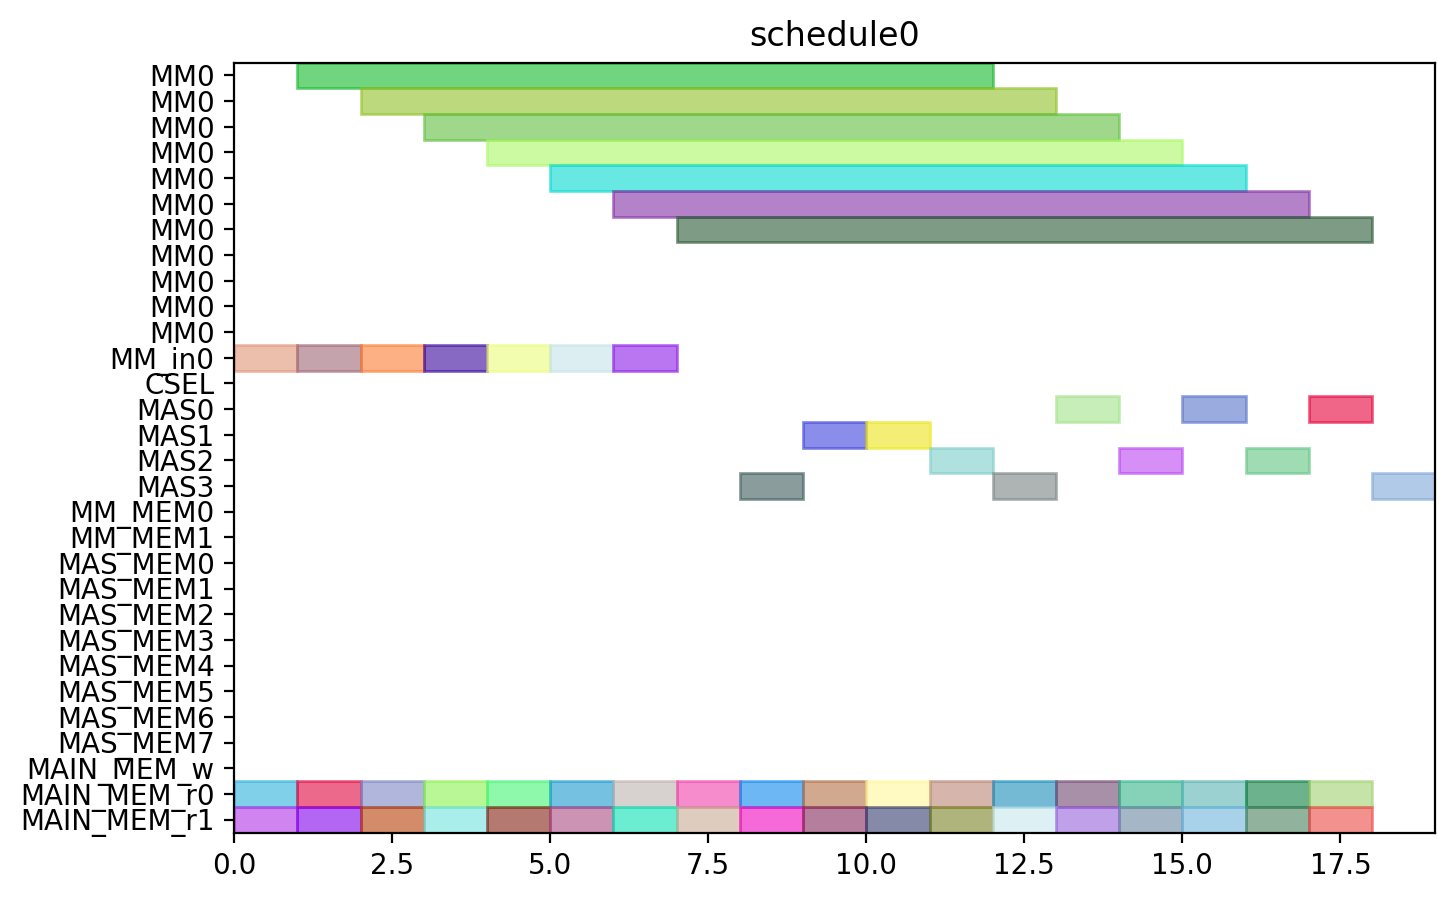

The Python source for this figure:
from pyschedule import Scenario, solvers, plotters, alt


def solve():
	horizon = 120
	S = Scenario("schedule0", horizon=horizon)

	# resource
	MM = S.Resources('MM', num=1, size=11)
	MM_in = S.Resources('MM_in', num=1)
	CSEL = S.Resource('CSEL')
	MAS = S.Resources('MAS', num=4, size=1, periods=range(1, horizon))
	MM_MEM = S.Resources('MM_MEM', num=2)
	MAS_MEM = S.Resources('MAS_MEM', num=8)
	MAIN_MEM_w = S.Resource('MAIN_MEM_w', size=1)
	MAIN_MEM_r = S.Resources('MAIN_MEM_r', num=2)

	# result of previous scheduling

	# new tasks
	t0_t0 = S.Task('t0_t0', length=1, delay_cost=1)
	t0_t0 += alt(MAS)
	t0_t0_mem0 = S.Task('t0_t0_mem0', length=1, delay_cost=1)
	t0_t0_mem0 += MAIN_MEM_r[0]
	S += t0_t0_mem0 <= t0_t0

	t0_t0_mem1 = S.Task('t0_t0_mem1', length=1, delay_cost=1)
	t0_t0_mem1 += MAIN_MEM_r[1]
	S += t0_t0_mem1 <= t0_t0

	t0_t1 = S.Task('t0_t1', length=1, delay_cost=1)
	t0_t1 += alt(MAS)
	t0_t1_mem0 = S.Task('t0_t1_mem0', length=1, delay_cost=1)
	t0_t1_mem0 += MAIN_MEM_r[0]
	S += t0_t1_mem0 <= t0_t1

	t0_t1_mem1 = S.Task('t0_t1_mem1', length=1, delay_cost=1)
	t0_t1_mem1 += MAIN_MEM_r[1]
	S += t0_t1_mem1 <= t0_t1

	t0_t3 = S.Task('t0_t3', length=11, delay_cost=1)
	t0_t3 += alt(MM)
	t0_t3_in = S.Task('t0_t3_in', length=1, delay_cost=1)
	t0_t3_in += alt(MM_in)
	S += t0_t3_in*MM_in[0]<=t0_t3*MM[0]
	t0_t3_mem0 = S.Task('t0_t3_mem0', length=1, delay_cost=1)
	t0_t3_mem0 += MAIN_MEM_r[0]
	S += t0_t3_mem0 <= t0_t3

	t0_t3_mem1 = S.Task('t0_t3_mem1', length=1, delay_cost=1)
	t0_t3_mem1 += MAIN_MEM_r[1]
	S += t0_t3_mem1 <= t0_t3

	t1_t0 = S.Task('t1_t0', length=1, delay_cost=1)
	t1_t0 += alt(MAS)
	t1_t0_mem0 = S.Task('t1_t0_mem0', length=1, delay_cost=1)
	t1_t0_mem0 += MAIN_MEM_r[0]
	S += t1_t0_mem0 <= t1_t0

	t1_t0_mem1 = S.Task('t1_t0_mem1', length=1, delay_cost=1)
	t1_t0_mem1 += MAIN_MEM_r[1]
	S += t1_t0_mem1 <= t1_t0

	t1_t1 = S.Task('t1_t1', length=1, delay_cost=1)
	t1_t1 += alt(MAS)
	t1_t1_mem0 = S.Task('t1_t1_mem0', length=1, delay_cost=1)
	t1_t1_mem0 += MAIN_MEM_r[0]
	S += t1_t1_mem0 <= t1_t1

	t1_t1_mem1 = S.Task('t1_t1_mem1', length=1, delay_cost=1)
	t1_t1_mem1 += MAIN_MEM_r[1]
	S += t1_t1_mem1 <= t1_t1

	t1_t3 = S.Task('t1_t3', length=11, delay_cost=1)
	t1_t3 += alt(MM)
	t1_t3_in = S.Task('t1_t3_in', length=1, delay_cost=1)
	t1_t3_in += alt(MM_in)
	S += t1_t3_in*MM_in[0]<=t1_t3*MM[0]
	t1_t3_mem0 = S.Task('t1_t3_mem0', length=1, delay_cost=1)
	t1_t3_mem0 += MAIN_MEM_r[0]
	S += t1_t3_mem0 <= t1_t3

	t1_t3_mem1 = S.Task('t1_t3_mem1', length=1, delay_cost=1)
	t1_t3_mem1 += MAIN_MEM_r[1]
	S += t1_t3_mem1 <= t1_t3

	t2_t2 = S.Task('t2_t2', length=1, delay_cost=1)
	t2_t2 += alt(MAS)
	t2_t2_mem0 = S.Task('t2_t2_mem0', length=1, delay_cost=1)
	t2_t2_mem0 += MAIN_MEM_r[0]
	S += t2_t2_mem0 <= t2_t2

	t2_t2_mem1 = S.Task('t2_t2_mem1', length=1, delay_cost=1)
	t2_t2_mem1 += MAIN_MEM_r[1]
	S += t2_t2_mem1 <= t2_t2

	t5_t0 = S.Task('t5_t0', length=11, delay_cost=1)
	t5_t0 += alt(MM)
	t5_t0_in = S.Task('t5_t0_in', length=1, delay_cost=1)
	t5_t0_in += alt(MM_in)
	S += t5_t0_in*MM_in[0]<=t5_t0*MM[0]
	t5_t0_mem0 = S.Task('t5_t0_mem0', length=1, delay_cost=1)
	t5_t0_mem0 += MAIN_MEM_r[0]
	S += t5_t0_mem0 <= t5_t0

	t5_t0_mem1 = S.Task('t5_t0_mem1', length=1, delay_cost=1)
	t5_t0_mem1 += MAIN_MEM_r[1]
	S += t5_t0_mem1 <= t5_t0

	t5_t1 = S.Task('t5_t1', length=11, delay_cost=1)
	t5_t1 += alt(MM)
	t5_t1_in = S.Task('t5_t1_in', length=1, delay_cost=1)
	t5_t1_in += alt(MM_in)
	S += t5_t1_in*MM_in[0]<=t5_t1*MM[0]
	t5_t1_mem0 = S.Task('t5_t1_mem0', length=1, delay_cost=1)
	t5_t1_mem0 += MAIN_MEM_r[0]
	S += t5_t1_mem0 <= t5_t1

	t5_t1_mem1 = S.Task('t5_t1_mem1', length=1, delay_cost=1)
	t5_t1_mem1 += MAIN_MEM_r[1]
	S += t5_t1_mem1 <= t5_t1

	t5_t2 = S.Task('t5_t2', length=1, delay_cost=1)
	t5_t2 += alt(MAS)
	t5_t2_mem0 = S.Task('t5_t2_mem0', length=1, delay_cost=1)
	t5_t2_mem0 += MAIN_MEM_r[0]
	S += t5_t2_mem0 <= t5_t2

	t5_t2_mem1 = S.Task('t5_t2_mem1', length=1, delay_cost=1)
	t5_t2_mem1 += MAIN_MEM_r[1]
	S += t5_t2_mem1 <= t5_t2

	t5_t3 = S.Task('t5_t3', length=1, delay_cost=1)
	t5_t3 += alt(MAS)
	t5_t3_mem0 = S.Task('t5_t3_mem0', length=1, delay_cost=1)
	t5_t3_mem0 += MAIN_MEM_r[0]
	S += t5_t3_mem0 <= t5_t3

	t5_t3_mem1 = S.Task('t5_t3_mem1', length=1, delay_cost=1)
	t5_t3_mem1 += MAIN_MEM_r[1]
	S += t5_t3_mem1 <= t5_t3

	t7_t0 = S.Task('t7_t0', length=1, delay_cost=1)
	t7_t0 += alt(MAS)
	t7_t0_mem0 = S.Task('t7_t0_mem0', length=1, delay_cost=1)
	t7_t0_mem0 += MAIN_MEM_r[0]
	S += t7_t0_mem0 <= t7_t0

	t7_t0_mem1 = S.Task('t7_t0_mem1', length=1, delay_cost=1)
	t7_t0_mem1 += MAIN_MEM_r[1]
	S += t7_t0_mem1 <= t7_t0

	t7_t1 = S.Task('t7_t1', length=1, delay_cost=1)
	t7_t1 += alt(MAS)
	t7_t1_mem0 = S.Task('t7_t1_mem0', length=1, delay_cost=1)
	t7_t1_mem0 += MAIN_MEM_r[0]
	S += t7_t1_mem0 <= t7_t1

	t7_t1_mem1 = S.Task('t7_t1_mem1', length=1, delay_cost=1)
	t7_t1_mem1 += MAIN_MEM_r[1]
	S += t7_t1_mem1 <= t7_t1

	t7_t3 = S.Task('t7_t3', length=11, delay_cost=1)
	t7_t3 += alt(MM)
	t7_t3_in = S.Task('t7_t3_in', length=1, delay_cost=1)
	t7_t3_in += alt(MM_in)
	S += t7_t3_in*MM_in[0]<=t7_t3*MM[0]
	t7_t3_mem0 = S.Task('t7_t3_mem0', length=1, delay_cost=1)
	t7_t3_mem0 += MAIN_MEM_r[0]
	S += t7_t3_mem0 <= t7_t3

	t7_t3_mem1 = S.Task('t7_t3_mem1', length=1, delay_cost=1)
	t7_t3_mem1 += MAIN_MEM_r[1]
	S += t7_t3_mem1 <= t7_t3

	t10_t0 = S.Task('t10_t0', length=11, delay_cost=1)
	t10_t0 += alt(MM)
	t10_t0_in = S.Task('t10_t0_in', length=1, delay_cost=1)
	t10_t0_in += alt(MM_in)
	S += t10_t0_in*MM_in[0]<=t10_t0*MM[0]
	t10_t0_mem0 = S.Task('t10_t0_mem0', length=1, delay_cost=1)
	t10_t0_mem0 += MAIN_MEM_r[0]
	S += t10_t0_mem0 <= t10_t0

	t10_t0_mem1 = S.Task('t10_t0_mem1', length=1, delay_cost=1)
	t10_t0_mem1 += MAIN_MEM_r[1]
	S += t10_t0_mem1 <= t10_t0

	t10_t1 = S.Task('t10_t1', length=11, delay_cost=1)
	t10_t1 += alt(MM)
	t10_t1_in = S.Task('t10_t1_in', length=1, delay_cost=1)
	t10_t1_in += alt(MM_in)
	S += t10_t1_in*MM_in[0]<=t10_t1*MM[0]
	t10_t1_mem0 = S.Task('t10_t1_mem0', length=1, delay_cost=1)
	t10_t1_mem0 += MAIN_MEM_r[0]
	S += t10_t1_mem0 <= t10_t1

	t10_t1_mem1 = S.Task('t10_t1_mem1', length=1, delay_cost=1)
	t10_t1_mem1 += MAIN_MEM_r[1]
	S += t10_t1_mem1 <= t10_t1

	t10_t2 = S.Task('t10_t2', length=1, delay_cost=1)
	t10_t2 += alt(MAS)
	t10_t2_mem0 = S.Task('t10_t2_mem0', length=1, delay_cost=1)
	t10_t2_mem0 += MAIN_MEM_r[0]
	S += t10_t2_mem0 <= t10_t2

	t10_t2_mem1 = S.Task('t10_t2_mem1', length=1, delay_cost=1)
	t10_t2_mem1 += MAIN_MEM_r[1]
	S += t10_t2_mem1 <= t10_t2

	t10_t3 = S.Task('t10_t3', length=1, delay_cost=1)
	t10_t3 += alt(MAS)
	t10_t3_mem0 = S.Task('t10_t3_mem0', length=1, delay_cost=1)
	t10_t3_mem0 += MAIN_MEM_r[0]
	S += t10_t3_mem0 <= t10_t3

	t10_t3_mem1 = S.Task('t10_t3_mem1', length=1, delay_cost=1)
	t10_t3_mem1 += MAIN_MEM_r[1]
	S += t10_t3_mem1 <= t10_t3

	solvers.mip.solve(S,msg=1,kind='CPLEX',ratio_gap=1.01)

	solution = [['hoge']*len(S.solution()[1]) for i in range(len(S.solution()))]
	for i in range(len(S.solution())):
		for j in range(len(S.solution()[i])):
			solution[i][j]=str(S.solution()[i][j])
	print(solution)

	cycles = int(solution[-1][3])

	pic_file_name = "/home/mfukuda/ABE/multiRAM_multiMAS_16mux/scheduling_result/stage11MM1_stage1MAS4/EP2_DBL_w_EVAL/schedule0.png"
	if(S.solution() != []):
		plotters.matplotlib.plot(S,img_filename=pic_file_name, show_task_labels=False, fig_size=(cycles*0.25+3, 5))

	return solution
